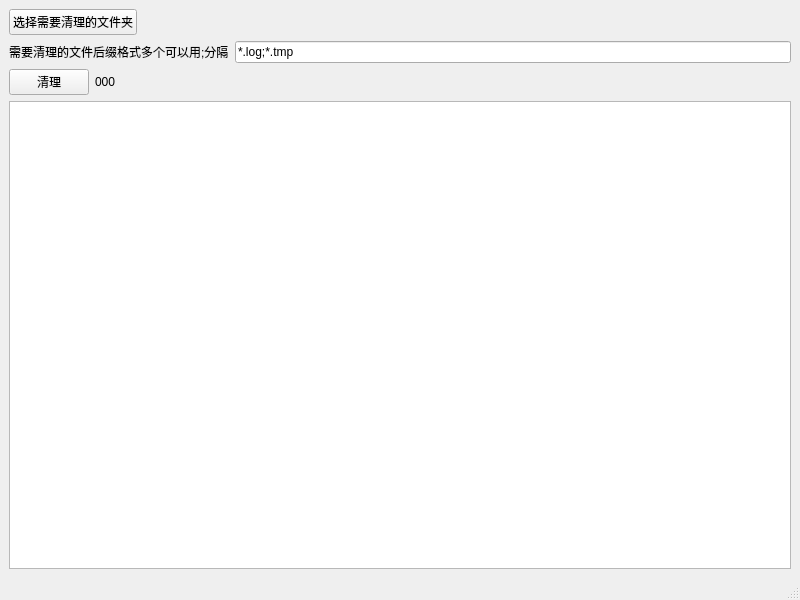
<?xml version="1.0" encoding="UTF-8"?>
<ui version="4.0">
 <class>MainWindow</class>
 <widget class="QMainWindow" name="MainWindow">
  <property name="geometry">
   <rect>
    <x>0</x>
    <y>0</y>
    <width>800</width>
    <height>600</height>
   </rect>
  </property>
  <property name="windowTitle">
   <string>MainWindow</string>
  </property>
  <widget class="QWidget" name="centralwidget">
   <layout class="QVBoxLayout" name="verticalLayout">
    <item>
     <layout class="QHBoxLayout" name="horizontalLayout_2">
      <item>
       <widget class="QPushButton" name="pushButton_choose">
        <property name="text">
         <string>选择需要清理的文件夹</string>
        </property>
       </widget>
      </item>
      <item>
       <spacer name="horizontalSpacer">
        <property name="orientation">
         <enum>Qt::Horizontal</enum>
        </property>
        <property name="sizeHint" stdset="0">
         <size>
          <width>40</width>
          <height>20</height>
         </size>
        </property>
       </spacer>
      </item>
     </layout>
    </item>
    <item>
     <layout class="QHBoxLayout" name="horizontalLayout">
      <item>
       <widget class="QLabel" name="label">
        <property name="text">
         <string>需要清理的文件后缀格式多个可以用;分隔</string>
        </property>
       </widget>
      </item>
      <item>
       <widget class="QLineEdit" name="lineEdit_suffix">
        <property name="text">
         <string>*.log;*.tmp</string>
        </property>
       </widget>
      </item>
     </layout>
    </item>
    <item>
     <layout class="QHBoxLayout" name="horizontalLayout_3">
      <item>
       <widget class="QPushButton" name="pushButton_clear">
        <property name="text">
         <string>清理</string>
        </property>
       </widget>
      </item>
      <item>
       <widget class="QLabel" name="label_clear">
        <property name="text">
         <string>000</string>
        </property>
       </widget>
      </item>
      <item>
       <spacer name="horizontalSpacer_2">
        <property name="orientation">
         <enum>Qt::Horizontal</enum>
        </property>
        <property name="sizeHint" stdset="0">
         <size>
          <width>40</width>
          <height>20</height>
         </size>
        </property>
       </spacer>
      </item>
     </layout>
    </item>
    <item>
     <widget class="QTextEdit" name="textEdit"/>
    </item>
   </layout>
  </widget>
  <widget class="QMenuBar" name="menubar">
   <property name="geometry">
    <rect>
     <x>0</x>
     <y>0</y>
     <width>800</width>
     <height>21</height>
    </rect>
   </property>
  </widget>
  <widget class="QStatusBar" name="statusbar"/>
 </widget>
 <resources/>
 <connections/>
</ui>
